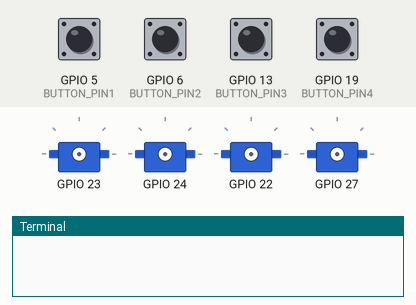
Recording of a program running on a simulated Raspberry Pi (BCM pin numbers). Shown: 4 × servo, the last lines printed to the terminal. The inputs (shaded band) are chosen by the test bench; at power-on: GPIO 5 (BUTTON_PIN1), GPIO 6 (BUTTON_PIN2), GPIO 13 (BUTTON_PIN3), GPIO 19 (BUTTON_PIN4) LOW. Servo angles are drawn from the pulse width (0.5 ms = 0°, 2.5 ms = 180°).

Above: at 1.2 s.
1.3 s: GPIO 5 (BUTTON_PIN1) pulled HIGH for 0.15 s
At 2.5 s:
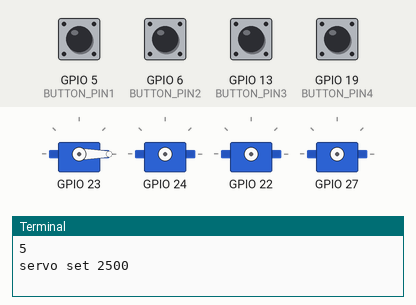
3.3 s: GPIO 6 (BUTTON_PIN2) pulled HIGH for 0.15 s
At 5.0 s:
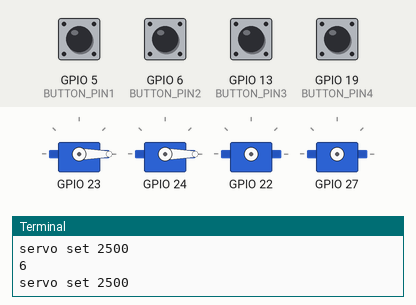
5.3 s: GPIO 13 (BUTTON_PIN3) pulled HIGH for 0.15 s
At 6.8 s:
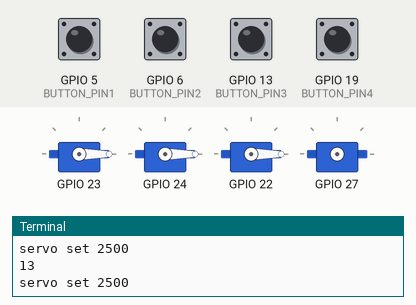
7.3 s: GPIO 19 (BUTTON_PIN4) pulled HIGH for 0.15 s
At 8.3 s:
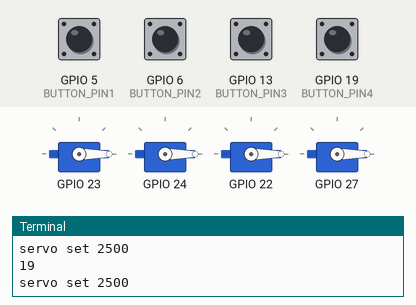
9.3 s: GPIO 5 (BUTTON_PIN1) pulled HIGH for 1 s
At 9.7 s:
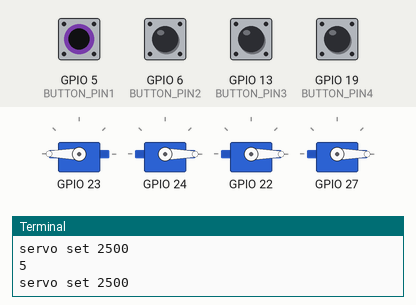
11.8 s: GPIO 6 (BUTTON_PIN2) pulled HIGH for 1 s
At 12.2 s:
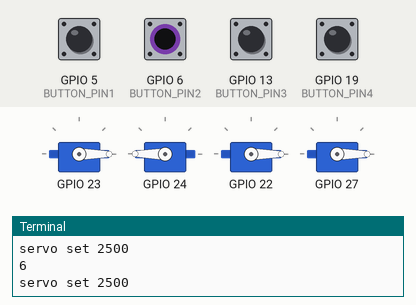
Timing chart, 0 to 14.8 s (numbered marks = the images above; inputs shaded):
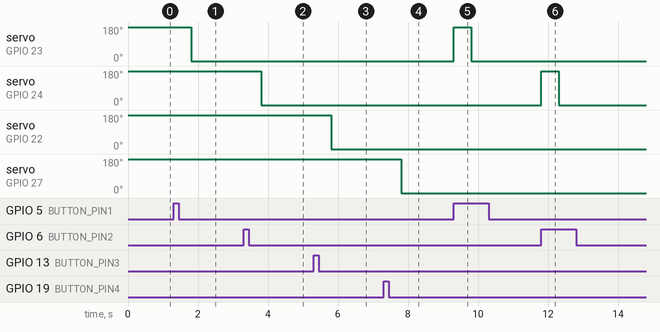

The program:

vendor.py
```python
import RPi.GPIO as GPIO
import pigpio
import time

BUTTON_PIN1 = 5
BUTTON_PIN2 = 6
BUTTON_PIN3 = 13
BUTTON_PIN4 = 19
SERVO_PIN1 = 23
SERVO_PIN2 = 24
SERVO_PIN3 = 22
SERVO_PIN4 = 27
P_WIDTH = 2500

GPIO.setmode(GPIO.BCM)
GPIO.setup(BUTTON_PIN1, GPIO.IN, pull_up_down=GPIO.PUD_DOWN)
GPIO.setup(BUTTON_PIN2, GPIO.IN, pull_up_down=GPIO.PUD_DOWN)
GPIO.setup(BUTTON_PIN3, GPIO.IN, pull_up_down=GPIO.PUD_DOWN)
GPIO.setup(BUTTON_PIN4, GPIO.IN, pull_up_down=GPIO.PUD_DOWN)

def wait_tap(button_pin, servo_pin):
    if GPIO.input(button_pin) == GPIO.HIGH:
        print(button_pin)
        print ("servo set", P_WIDTH )
        pi = pigpio.pi()
        pi.set_servo_pulsewidth(servo_pin, P_WIDTH)

        time.sleep(0.5)

        pi.set_servo_pulsewidth(servo_pin, 500)
        time.sleep(0.5)

try:
    while True:
        wait_tap(button_pin=BUTTON_PIN1, servo_pin=SERVO_PIN1)
        wait_tap(button_pin=BUTTON_PIN2, servo_pin=SERVO_PIN2)
        wait_tap(button_pin=BUTTON_PIN3, servo_pin=SERVO_PIN3)
        wait_tap(button_pin=BUTTON_PIN4, servo_pin=SERVO_PIN4)

except KeyboardInterrupt:
    pass


GPIO.cleanup()
```

Measured:
- after the input at 1.3 s, servo on GPIO 23: 180° → 0° after 0.50 s
- after the input at 3.3 s, servo on GPIO 24: 180° → 0° after 0.50 s
- after the input at 5.3 s, servo on GPIO 22: 180° → 0° after 0.50 s
- after the input at 7.3 s, servo on GPIO 27: 180° → 0° after 0.50 s
- after the input at 9.3 s, servo on GPIO 23: 0° → 180° at once, → 0° 0.50 s later
- after the input at 11.8 s, servo on GPIO 24: 0° → 180° at once, → 0° 0.50 s later
